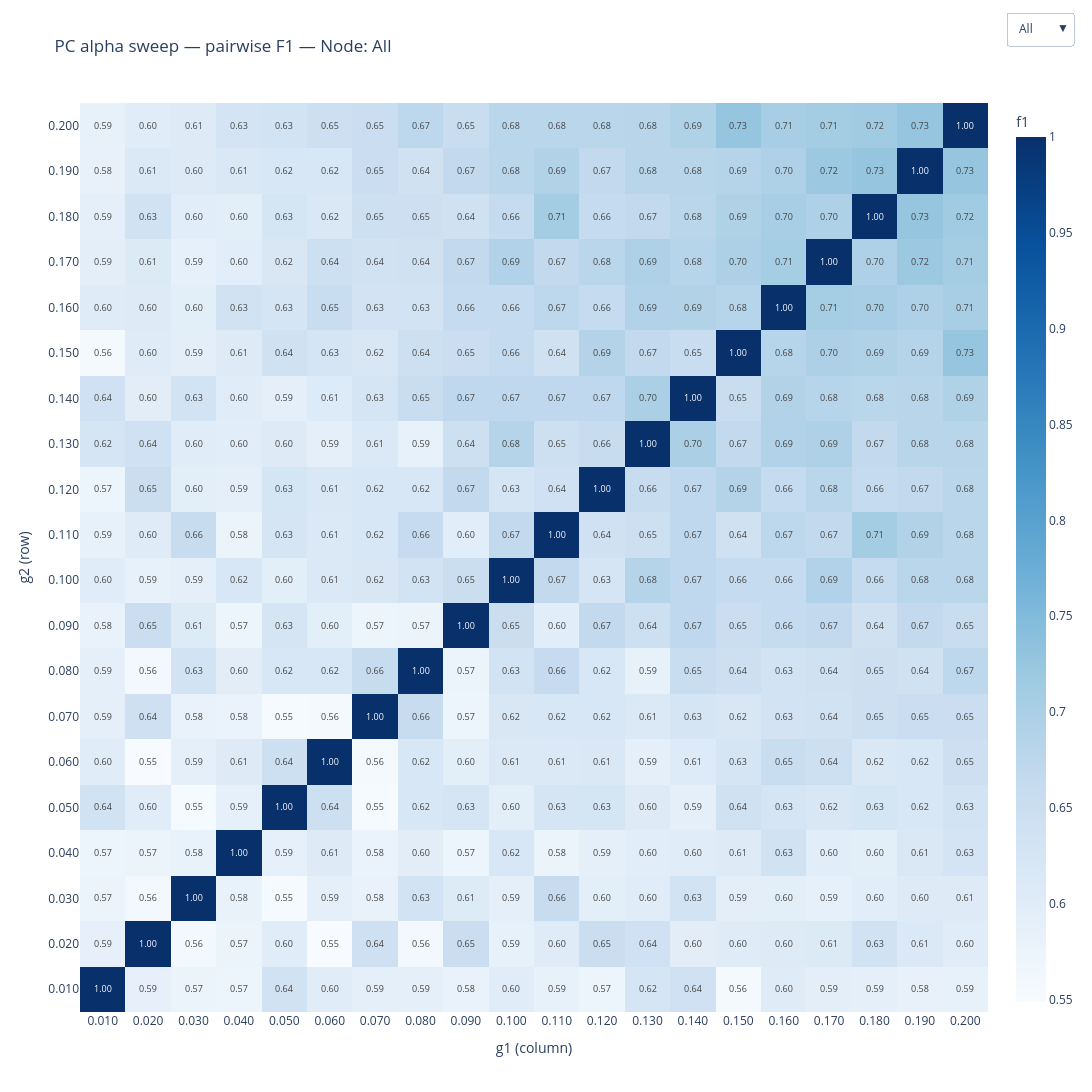

The code cell stored with this chart in its notebook:
### Markdown cell above
## Similarity patterns and model stability

`bnmetrics.compare_models_comparative` computes one comparative metric across all (n × n) pairs and renders the heatmap. F1 of 1.0 means two models produce identical structure; lower F1 means the structures diverge.

### Code cell
bnmetrics.compare_models_comparative(
    list_of_models,
    model_labels,
    metric='f1',
    per_node=True,
    title='PC alpha sweep — pairwise F1',
)
